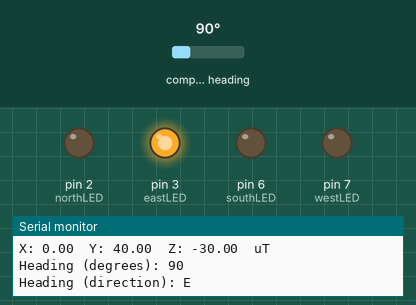
Simulated run of this sketch. Board: Arduino Uno, built with avr-gcc and run on an emulated ATmega328P. On the bench: output pins drawn as LEDs (lit = HIGH), the last lines printed to the serial monitor. Inputs (shaded band) come from the test bench; at power-on: compass heading 90°.

Above: at 2.3 s.
2.4 s: compass heading set to 83°
At 4.2 s:
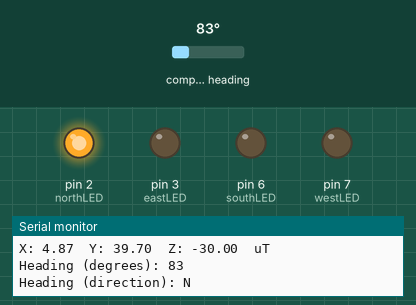
4.7 s: compass heading set to 180°
At 6.0 s:
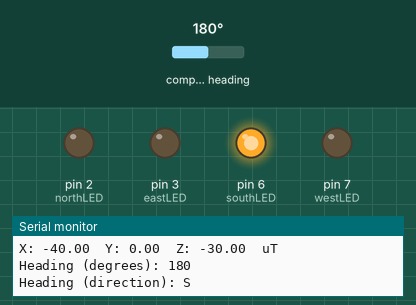
6.7 s: compass heading set to 266°
8.4 s: compass heading set to 272°
At 9.6 s:
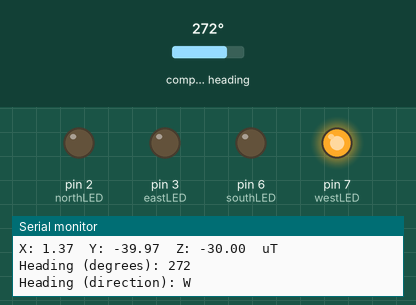
10.8 s: compass heading set to 7°
At 12.5 s:
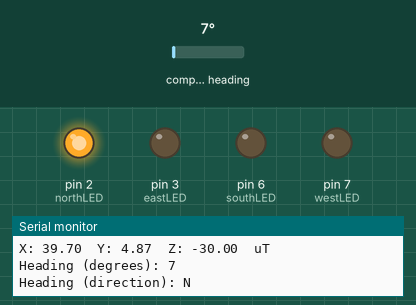
12.8 s: compass heading set to 90°
At 14.1 s:
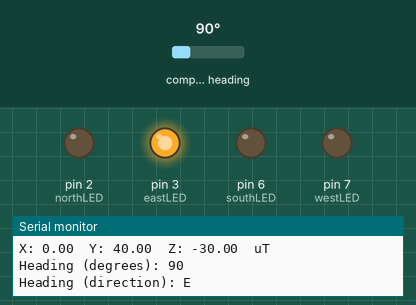
Timing chart, 0 to 15.8 s (numbered marks = the images above; inputs shaded):
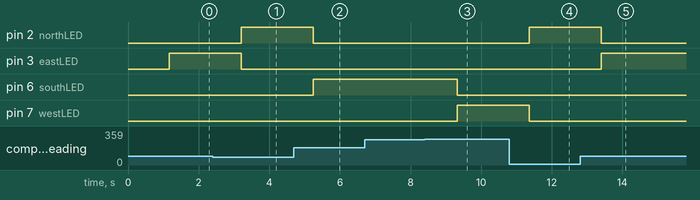

The sketch:

Magnetometer_HMC5883L.ino
```cpp
/* HMC5883L Magnetometer
Based on code written by Kevin Townsend for Adafruit Industries with some heading example from Love Electronics (loveelectronics.co.uk)
*/

#include <Wire.h>
#include <Adafruit_Sensor.h>
#include <Adafruit_HMC5883_U.h>

// ============
#define northLED 2
#define eastLED 3
#define southLED 6
#define westLED 7
#define defLED (defined northLED && defined eastLED && defined southLED && defined westLED)
// ============

/* Assign a unique ID to this sensor at the same time */
Adafruit_HMC5883_Unified mag = Adafruit_HMC5883_Unified(12345);

void displaySensorDetails() {
    sensor_t sensor;
    mag.getSensor(&sensor);
    Serial.println("------------------------------------");
    Serial.print  ("Sensor:       "); Serial.println(sensor.name);
    Serial.print  ("Driver Ver:   "); Serial.println(sensor.version);
    Serial.print  ("Unique ID:    "); Serial.println(sensor.sensor_id);
    Serial.print  ("Max Value:    "); Serial.print(sensor.max_value); Serial.println(" uT");
    Serial.print  ("Min Value:    "); Serial.print(sensor.min_value); Serial.println(" uT");
    Serial.print  ("Resolution:   "); Serial.print(sensor.resolution); Serial.println(" uT");
    Serial.println("------------------------------------");
    Serial.println();
    delay(500);
}

void setup() {
    Serial.begin(9600);
    delay(500);

#if defLED
    pinMode(northLED, OUTPUT);
    pinMode(eastLED, OUTPUT);
    pinMode(southLED, OUTPUT);
    pinMode(westLED, OUTPUT);
#endif

    Serial.println("HMC5883 Magnetometer Test"); Serial.println();

    /* Initialise the sensor */
    if (!mag.begin()) {
        /* There was a problem detecting the HMC5883 ... check your connections */
        Serial.println("HMC5883 not detected...");
        while(1);
    }

    /* Display some basic information on this sensor */
    displaySensorDetails();
}

void loop() {
    /* Get a new sensor event */
    sensors_event_t event;
    mag.getEvent(&event);

    /* Display the results (magnetic vector values are in micro-Tesla (uT)) */
    Serial.print("X: "); Serial.print(event.magnetic.x); Serial.print("  ");
    Serial.print("Y: "); Serial.print(event.magnetic.y); Serial.print("  ");
    Serial.print("Z: "); Serial.print(event.magnetic.z); Serial.print("  "); Serial.println("uT");

    // Hold the module so that Z is pointing 'up' and you can measure the heading with x&y
    // Calculate heading when the magnetometer is level, then correct for signs of axis.
    float heading = atan2(event.magnetic.y, event.magnetic.x);  // atan2(y,x) returns principal arc tangent of y/x, in the interval [-pi,+pi] radians.

    // Once you have your heading, you must then apply a correction using the magnetic declination angle
    // i.e. the deviation of the magnetic north from the geographic north at your location.
    // For Halifax, Nova Scotia (in Canada), this is: -17° 44' W, which is ~-0.22 radians

    float declinationAngle = 0.00157;  // in radians
    heading += declinationAngle;  // add to heading to correct if declination is negative

    // Correct for when signs are reversed.
    if (heading < 0) {
        heading += 2*PI;
    }

    // Check for wrap due to addition of declination.
    if (heading > 2*PI) {
        heading -= 2*PI;
    }

    // Convert radians to degrees for readability.
    int headingDegrees = (int)(heading*180/M_PI);
    Serial.print("Heading (degrees): "); Serial.println(headingDegrees);

#if defLED
    static char headingLetter;
    digitalWrite(northLED, LOW);
    digitalWrite(eastLED, LOW);
    digitalWrite(southLED, LOW);
    digitalWrite(westLED, LOW);
    if (headingDegrees >= 0 && headingDegrees < 90) {
        digitalWrite(northLED, HIGH);
        headingLetter = 'N';
    } else if (headingDegrees >= 90 && headingDegrees < 180) {
        digitalWrite(eastLED, HIGH);
        headingLetter = 'E';
    } else if (headingDegrees >= 180 && headingDegrees < 270) {
        digitalWrite(southLED, HIGH);
        headingLetter = 'S';
    } else if (headingDegrees >= 270 && headingDegrees < 360) {
        digitalWrite(westLED, HIGH);
        headingLetter = 'W';
    }
    Serial.print("Heading (direction): "); Serial.println(headingLetter);
#endif

    delay(1000);
}
```

Measured:
- the behaviour switches between 90 and 89° on compass heading (found by bisection; images 0 and 1)
- the behaviour switches between 269 and 270° on compass heading (found by bisection; images 2 and 3)
- after the input at 2.4 s, pin 2 (northLED): LOW → HIGH after 0.81 s; pin 3 (eastLED): HIGH → LOW after 0.81 s
- after the input at 4.7 s, pin 2 (northLED): HIGH → LOW after 0.54 s; pin 6 (southLED): LOW → HIGH after 0.54 s
- after the input at 8.4 s, pin 6 (southLED): HIGH → LOW after 0.92 s; pin 7 (westLED): LOW → HIGH after 0.92 s
- after the input at 10.8 s, pin 2 (northLED): LOW → HIGH after 0.56 s; pin 7 (westLED): HIGH → LOW after 0.56 s
- after the input at 12.8 s, pin 2 (northLED): HIGH → LOW after 0.60 s; pin 3 (eastLED): LOW → HIGH after 0.60 s
